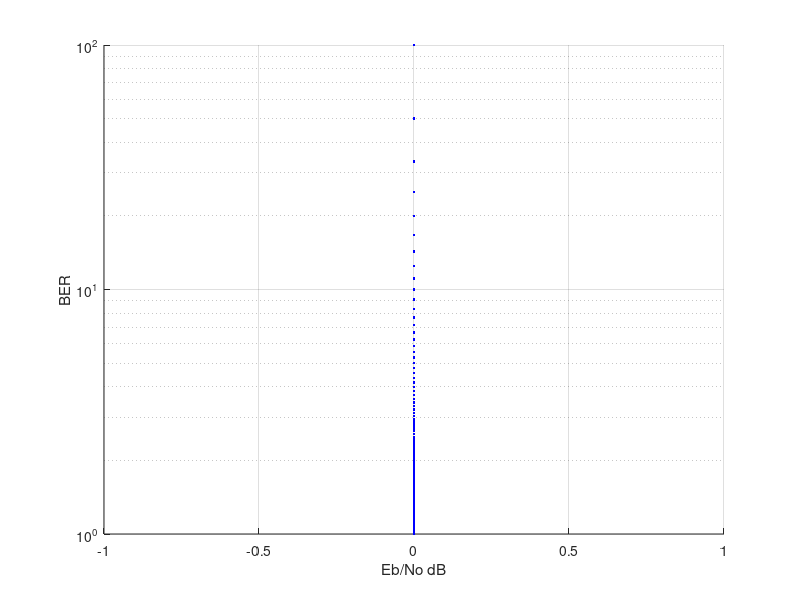

Recreate this plot in MATLAB.
%HW1

t=1000; %t # of trials
n0=1:-0.01:0; %create array of sample noise values (this determines x-axis of Eb/No if Eb is constant)
x=floor(2*rand(1,t)); %generate array of t simulated 'transmit' signals (zeros or ones)
x2=2*x-1; %change to -1 and 1 for constellation symmetry
for j=1:length(n0)
    n=sqrt(n0(j))*randn(1,t); %generate random noise with mean 0 and variance 1
    %sample randn syntax: 2+sqrt(0.5)*randn(1,trials); for mean 2, 0.5 variance

    s=x+n; %add transmit signal to channel noise for Rx signal s
    %plot(s);

    error=zeros(1,t); %instantiate error array
    for i=1:t
       %sending 0 but receiving '1' 
       if x2(i)=='-1'
           if s(i)>0
               error(i)=1;
           end
       end
       %sending 1 but receiving '0'
       if x2(i)=='1'
           if s(i)<0
               error(i)=1;
           end
       end
    end
    
    ber=sum(error)/t; %ber=count of errors over #trials
    
    %plotting
    figure(1);
    hold on;
    semilogy(ber, 1/n0(j), 'b.-'); %plot BER vs Eb/No
    grid on;
    xlabel('Eb/No dB');
    ylabel('BER');    
end